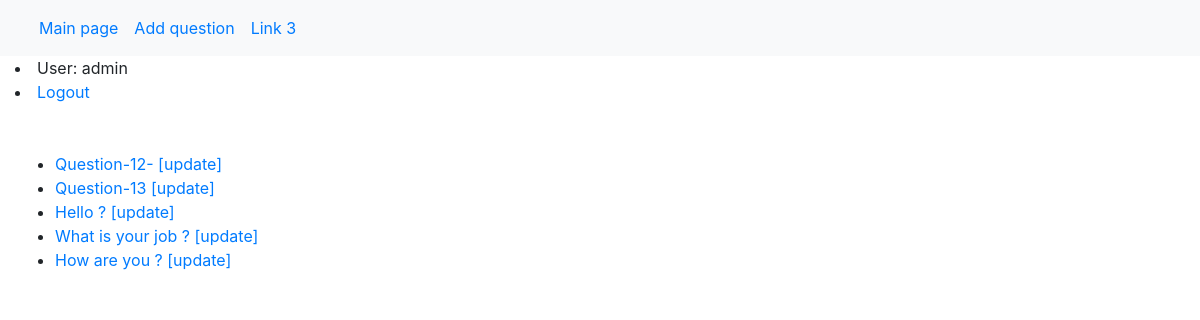
The page /polls/ (signed in) on the database its author committed.
### polls/models.py (models this page shows, shortened)
class Question(models.Model):
    question_text = models.CharField(max_length=200)
    pub_date = models.DateTimeField('date published')
    user = models.ForeignKey(User, on_delete=models.SET_NULL, null=True, blank=True)

### polls/views.py (the view)
# urls.py: path('', views.IndexView.as_view(), name='index'),
class IndexView(generic.ListView):
    template_name = 'polls/index.html'
    context_object_name = 'latest_question_list'
    def get_queryset(self):
        return Question.objects.filter(pub_date__lte=timezone.now()).order_by('-pub_date')[:5]

### polls/templates/polls/index.html
{% extends "polls/base.html" %}
{% block content %}
    {% if latest_question_list %}
        <ul>
        {% for question in latest_question_list %}
            <li>
                <a href="{% url 'polls:detail' question.id %}">{{ question.question_text }}</a>
                <a href="{% url 'polls:update_question' question.id %}">       [update]</a>
            </li>
        {% endfor %}
        </ul>
    {% else %}
        <p>No polls are available.</p>
    {% endif %}
{% endblock %}

### polls/templates/polls/base.html (shortened to what this page needs)
 <!DOCTYPE html>
<html lang="en">
<head>
  <link rel="stylesheet" href="https://cdn.jsdelivr.net/npm/bootstrap@4.6.2/dist/css/bootstrap.min.css">
</head>
<body>
<nav class="navbar navbar-expand-sm bg-light">
  <div class="container-fluid">
    <ul class="navbar-nav">
      <li class="nav-item">
        <a class="nav-link" href="/polls/">Main page</a>
      </li>
      <li class="nav-item">
        <a class="nav-link" href="/polls/add/">Add question</a>
      </li>
      <li class="nav-item">
        <a class="nav-link" href="#">Link 3</a>
      </li>
    </ul>
  </div>
</nav>
<div class="container-fluid">
   {% if user.is_authenticated %}
     <li>User: {{ user.get_username }}</li>
     <li><a href="{% url 'logout' %}?next={{ request.path }}">Logout</a></li>
   {% else %}
     <li><a href="{% url 'login' %}?next={{ request.path }}">Login</a></li>
   {% endif %}
    {% block content %}
    {% endblock %}
</div>
</body>
</html>

### rows shown on the page
Question: question_text "Question-12-"
Question: question_text "Question-13"
Question: question_text "Hello ?"
Question: question_text "What is your job ?"
Question: question_text "How are you ?"

### other values the page prints
{{ user.get_username }} "admin"
